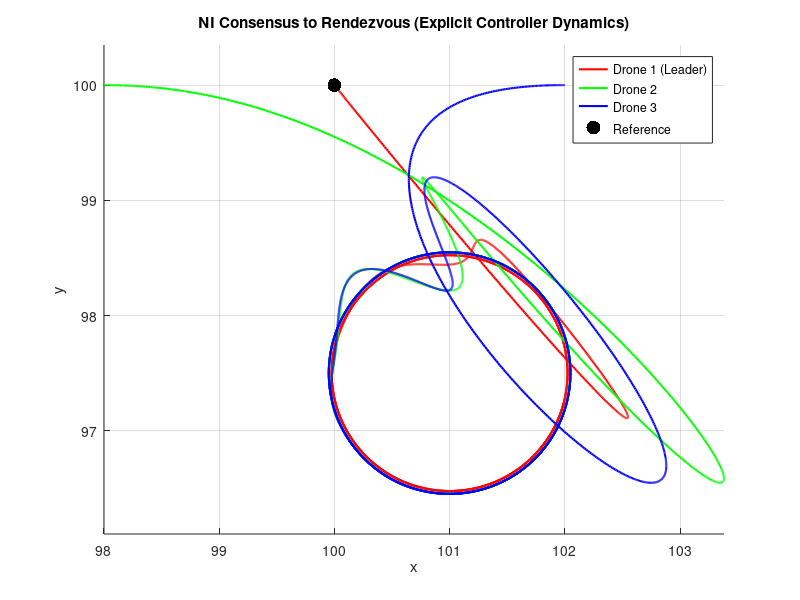

Recreate this plot in MATLAB.
Qa=[1 1;-1 0;0 -1];
Qr=[1;0;0];

Qi=[Qa Qr];
Qik=kron(Qi',eye(2))

Qb=[0 0;-1 0;0 -1];
Qj=[Qb Qr];
Qjk= kron(Qj,eye(2))

%% NI Consensus Controller Simulation (Explicit udot Dynamics)

T = 100; dt = 0.01;
t = 0:dt:T;
N = length(t);

% Initial states: [x1; y1; x1dot; y1dot; x2; y2; x2dot; y2dot; x3; y3; x3dot; y3dot]
X = zeros(6, N);
X(:,1) = [100; 100;98; 100;102; 100];

u = zeros(6, N);
udot = zeros(6, 1);

r = [100; 100];

 for i=1:N-1
    x1 = X(1,i); y1 = X(2,i);
    x2 = X(3,i); y2 = X(4,i);
    x3 = X(5,i); y3 = X(6,i);
    
    pf2 = [1 + cos(0.25 * t(i)); -2.5 + sin(0.25 * t(i))];
    %pf3 = [1 - cos(0.25 * t(i)); 2.5 + sin(0.25 * t(i))];
    %pf2 = [1 + cos(0.25 * t(i)); sin(0.5*t(i))];
   
    u_dash = [...
        (r(1) + pf2(1)) - x1;
        (r(2) + pf2(2)) - y1;
            x1  - x2;
            y1 - y2;
           (x1) - x3;
           (y1) - y3];

    udot=2*u_dash - u(:,i);
    u(:,i+1) = u(:,i) + dt * udot;
    
    X(:,i+1) = X(:,i) + dt * u(:,i);
end

figure; hold on; grid on; axis equal;
plot(X(1,:), X(2,:), 'r', 'LineWidth', 1.5);  % Drone 1
plot(X(3,:), X(4,:), 'g', 'LineWidth', 1.5);  % Drone 2
plot(X(5,:), X(6,:), 'b', 'LineWidth', 1.5); % Drone 3
scatter(r(1), r(2), 100, 'k', 'filled');
legend('Drone 1 (Leader)', 'Drone 2', 'Drone 3', 'Reference')
xlabel('x'); ylabel('y');
title('NI Consensus to Rendezvous (Explicit Controller Dynamics)');

